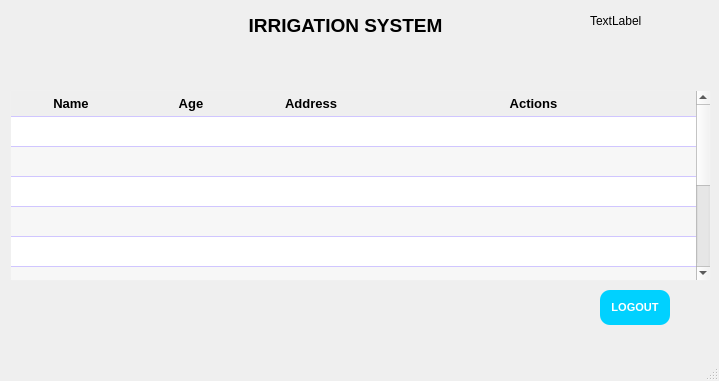
<?xml version="1.0" encoding="UTF-8"?>
<ui version="4.0">
 <class>MainWindow</class>
 <widget class="QMainWindow" name="MainWindow">
  <property name="geometry">
   <rect>
    <x>0</x>
    <y>0</y>
    <width>719</width>
    <height>381</height>
   </rect>
  </property>
  <property name="windowTitle">
   <string>MainWindow</string>
  </property>
  <widget class="QWidget" name="centralwidget">
   <widget class="QStackedWidget" name="stackedWidget">
    <property name="geometry">
     <rect>
      <x>0</x>
      <y>10</y>
      <width>711</width>
      <height>351</height>
     </rect>
    </property>
    <property name="currentIndex">
     <number>0</number>
    </property>
    <widget class="QWidget" name="page">
     <widget class="QLabel" name="label">
      <property name="geometry">
       <rect>
        <x>230</x>
        <y>0</y>
        <width>231</width>
        <height>31</height>
       </rect>
      </property>
      <property name="font">
       <font>
        <pointsize>14</pointsize>
        <weight>75</weight>
        <bold>true</bold>
       </font>
      </property>
      <property name="text">
       <string>IRRIGATION SYSTEM</string>
      </property>
      <property name="alignment">
       <set>Qt::AlignCenter</set>
      </property>
     </widget>
     <widget class="QLabel" name="lbUser">
      <property name="geometry">
       <rect>
        <x>590</x>
        <y>0</y>
        <width>81</width>
        <height>21</height>
       </rect>
      </property>
      <property name="text">
       <string>TextLabel</string>
      </property>
     </widget>
     <widget class="QTableWidget" name="tblSchedule">
      <property name="enabled">
       <bool>true</bool>
      </property>
      <property name="geometry">
       <rect>
        <x>10</x>
        <y>80</y>
        <width>701</width>
        <height>191</height>
       </rect>
      </property>
      <property name="mouseTracking">
       <bool>true</bool>
      </property>
      <property name="tabletTracking">
       <bool>true</bool>
      </property>
      <property name="focusPolicy">
       <enum>Qt::NoFocus</enum>
      </property>
      <property name="autoFillBackground">
       <bool>true</bool>
      </property>
      <property name="styleSheet">
       <string notr="true">QTableWidget {
	border-radius: 3px;
	border: 1px solid #f0f0f0;
}

QHeaderView::section {
	border: none;
	border-bottom: 1px solid #d0c6ff;
	text-align: left;
	padding: 3px 5px;
}

QTableWidget::Item {
	border-bottom: 1px solid #d0c6ff;
	color: #000;
	padding-left: 3px;
	
}</string>
      </property>
      <property name="frameShape">
       <enum>QFrame::NoFrame</enum>
      </property>
      <property name="dragDropMode">
       <enum>QAbstractItemView::DragDrop</enum>
      </property>
      <property name="alternatingRowColors">
       <bool>true</bool>
      </property>
      <property name="selectionMode">
       <enum>QAbstractItemView::SingleSelection</enum>
      </property>
      <property name="selectionBehavior">
       <enum>QAbstractItemView::SelectRows</enum>
      </property>
      <property name="showGrid">
       <bool>false</bool>
      </property>
      <property name="gridStyle">
       <enum>Qt::NoPen</enum>
      </property>
      <property name="cornerButtonEnabled">
       <bool>true</bool>
      </property>
      <property name="rowCount">
       <number>10</number>
      </property>
      <attribute name="horizontalHeaderMinimumSectionSize">
       <number>50</number>
      </attribute>
      <attribute name="horizontalHeaderDefaultSectionSize">
       <number>120</number>
      </attribute>
      <attribute name="horizontalHeaderStretchLastSection">
       <bool>true</bool>
      </attribute>
      <attribute name="verticalHeaderVisible">
       <bool>false</bool>
      </attribute>
      <attribute name="verticalHeaderMinimumSectionSize">
       <number>24</number>
      </attribute>
      <row/>
      <row/>
      <row/>
      <row/>
      <row/>
      <row/>
      <row/>
      <row/>
      <row/>
      <row/>
      <column>
       <property name="text">
        <string>Name</string>
       </property>
       <property name="font">
        <font>
         <pointsize>10</pointsize>
         <weight>75</weight>
         <bold>true</bold>
        </font>
       </property>
      </column>
      <column>
       <property name="text">
        <string>Age</string>
       </property>
       <property name="font">
        <font>
         <pointsize>10</pointsize>
         <weight>75</weight>
         <bold>true</bold>
        </font>
       </property>
      </column>
      <column>
       <property name="text">
        <string>Address</string>
       </property>
       <property name="font">
        <font>
         <pointsize>10</pointsize>
         <weight>75</weight>
         <bold>true</bold>
        </font>
       </property>
      </column>
      <column>
       <property name="text">
        <string>Actions</string>
       </property>
       <property name="font">
        <font>
         <pointsize>10</pointsize>
         <weight>75</weight>
         <bold>true</bold>
        </font>
       </property>
      </column>
     </widget>
     <widget class="QPushButton" name="btnLogout">
      <property name="geometry">
       <rect>
        <x>600</x>
        <y>280</y>
        <width>70</width>
        <height>35</height>
       </rect>
      </property>
      <property name="font">
       <font>
        <pointsize>8</pointsize>
        <weight>75</weight>
        <bold>true</bold>
       </font>
      </property>
      <property name="styleSheet">
       <string notr="true">QPushButton{
	background-color:rgb(0, 209, 255);
	border: none;
	border-radius: 10px;
	color: white;
	font-weight: bold;
}

QPushButton::hover{
	background-color:rgb(0, 170, 255);
	border-radius: 10px
}</string>
      </property>
      <property name="text">
       <string>LOGOUT</string>
      </property>
     </widget>
    </widget>
    <widget class="QWidget" name="page_2">
     <widget class="QPushButton" name="btnBack">
      <property name="geometry">
       <rect>
        <x>610</x>
        <y>310</y>
        <width>81</width>
        <height>41</height>
       </rect>
      </property>
      <property name="font">
       <font>
        <pointsize>8</pointsize>
        <weight>75</weight>
        <bold>true</bold>
       </font>
      </property>
      <property name="styleSheet">
       <string notr="true">QPushButton{
	background-color:rgb(0, 209, 255);
	border: none;
	border-radius: 10px;
	color: white;
	font-weight: bold;
}

QPushButton::hover{
	background-color:rgb(0, 170, 255);
	border-radius: 10px
}</string>
      </property>
      <property name="text">
       <string>BACK</string>
      </property>
     </widget>
     <widget class="QFrame" name="frmDays">
      <property name="geometry">
       <rect>
        <x>40</x>
        <y>170</y>
        <width>211</width>
        <height>141</height>
       </rect>
      </property>
      <property name="frameShape">
       <enum>QFrame::StyledPanel</enum>
      </property>
      <property name="frameShadow">
       <enum>QFrame::Raised</enum>
      </property>
      <widget class="QTableWidget" name="tblDays_2">
       <property name="geometry">
        <rect>
         <x>0</x>
         <y>0</y>
         <width>211</width>
         <height>131</height>
        </rect>
       </property>
       <attribute name="horizontalHeaderCascadingSectionResizes">
        <bool>true</bool>
       </attribute>
       <attribute name="horizontalHeaderDefaultSectionSize">
        <number>65</number>
       </attribute>
       <column>
        <property name="text">
         <string>Id</string>
        </property>
        <property name="font">
         <font>
          <weight>75</weight>
          <bold>true</bold>
         </font>
        </property>
        <property name="textAlignment">
         <set>AlignCenter</set>
        </property>
       </column>
       <column>
        <property name="text">
         <string>Title</string>
        </property>
        <property name="font">
         <font>
          <weight>75</weight>
          <bold>true</bold>
         </font>
        </property>
        <property name="textAlignment">
         <set>AlignCenter</set>
        </property>
       </column>
       <column>
        <property name="text">
         <string>Actions</string>
        </property>
        <property name="font">
         <font>
          <weight>75</weight>
          <bold>true</bold>
         </font>
        </property>
        <property name="textAlignment">
         <set>AlignCenter</set>
        </property>
       </column>
      </widget>
     </widget>
     <widget class="QFrame" name="frmSlots">
      <property name="geometry">
       <rect>
        <x>270</x>
        <y>170</y>
        <width>421</width>
        <height>131</height>
       </rect>
      </property>
      <property name="frameShape">
       <enum>QFrame::StyledPanel</enum>
      </property>
      <property name="frameShadow">
       <enum>QFrame::Raised</enum>
      </property>
      <widget class="QTableWidget" name="tblSlot_2">
       <property name="geometry">
        <rect>
         <x>0</x>
         <y>0</y>
         <width>421</width>
         <height>131</height>
        </rect>
       </property>
       <attribute name="horizontalHeaderDefaultSectionSize">
        <number>82</number>
       </attribute>
       <column>
        <property name="text">
         <string>Id</string>
        </property>
        <property name="font">
         <font>
          <weight>75</weight>
          <bold>true</bold>
         </font>
        </property>
        <property name="textAlignment">
         <set>AlignCenter</set>
        </property>
       </column>
       <column>
        <property name="text">
         <string>Start Time</string>
        </property>
        <property name="font">
         <font>
          <weight>75</weight>
          <bold>true</bold>
         </font>
        </property>
        <property name="textAlignment">
         <set>AlignCenter</set>
        </property>
       </column>
       <column>
        <property name="text">
         <string>End Time</string>
        </property>
        <property name="font">
         <font>
          <weight>75</weight>
          <bold>true</bold>
         </font>
        </property>
        <property name="textAlignment">
         <set>AlignCenter</set>
        </property>
       </column>
       <column>
        <property name="text">
         <string>Status</string>
        </property>
        <property name="font">
         <font>
          <weight>75</weight>
          <bold>true</bold>
         </font>
        </property>
        <property name="textAlignment">
         <set>AlignCenter</set>
        </property>
       </column>
       <column>
        <property name="text">
         <string>Action</string>
        </property>
        <property name="font">
         <font>
          <weight>75</weight>
          <bold>true</bold>
         </font>
        </property>
        <property name="textAlignment">
         <set>AlignCenter</set>
        </property>
       </column>
      </widget>
     </widget>
     <widget class="QLabel" name="label_2">
      <property name="geometry">
       <rect>
        <x>250</x>
        <y>10</y>
        <width>241</width>
        <height>41</height>
       </rect>
      </property>
      <property name="font">
       <font>
        <pointsize>14</pointsize>
        <weight>75</weight>
        <bold>true</bold>
       </font>
      </property>
      <property name="text">
       <string>SCHEDULE DETAILS</string>
      </property>
      <property name="alignment">
       <set>Qt::AlignCenter</set>
      </property>
     </widget>
     <widget class="QGroupBox" name="groupBox">
      <property name="geometry">
       <rect>
        <x>90</x>
        <y>50</y>
        <width>541</width>
        <height>111</height>
       </rect>
      </property>
      <property name="title">
       <string/>
      </property>
      <property name="flat">
       <bool>false</bool>
      </property>
      <widget class="QWidget" name="horizontalLayoutWidget_2">
       <property name="geometry">
        <rect>
         <x>10</x>
         <y>10</y>
         <width>521</width>
         <height>91</height>
        </rect>
       </property>
       <layout class="QHBoxLayout" name="horizontalLayout_2">
        <item>
         <widget class="QFrame" name="frame_3">
          <property name="frameShape">
           <enum>QFrame::StyledPanel</enum>
          </property>
          <property name="frameShadow">
           <enum>QFrame::Raised</enum>
          </property>
          <widget class="QLabel" name="label_6">
           <property name="geometry">
            <rect>
             <x>20</x>
             <y>0</y>
             <width>47</width>
             <height>13</height>
            </rect>
           </property>
           <property name="font">
            <font>
             <pointsize>10</pointsize>
             <weight>75</weight>
             <bold>true</bold>
            </font>
           </property>
           <property name="text">
            <string>Title</string>
           </property>
          </widget>
          <widget class="QLabel" name="lblTitle_2">
           <property name="geometry">
            <rect>
             <x>10</x>
             <y>20</y>
             <width>231</width>
             <height>31</height>
            </rect>
           </property>
           <property name="text">
            <string/>
           </property>
          </widget>
          <widget class="QCheckBox" name="chbxActive_2">
           <property name="enabled">
            <bool>false</bool>
           </property>
           <property name="geometry">
            <rect>
             <x>90</x>
             <y>60</y>
             <width>16</width>
             <height>17</height>
            </rect>
           </property>
           <property name="text">
            <string/>
           </property>
          </widget>
          <widget class="QLabel" name="label_7">
           <property name="geometry">
            <rect>
             <x>20</x>
             <y>60</y>
             <width>61</width>
             <height>21</height>
            </rect>
           </property>
           <property name="font">
            <font>
             <pointsize>10</pointsize>
             <weight>75</weight>
             <bold>true</bold>
            </font>
           </property>
           <property name="text">
            <string>Active</string>
           </property>
          </widget>
         </widget>
        </item>
        <item>
         <widget class="QFrame" name="frame_4">
          <property name="frameShape">
           <enum>QFrame::StyledPanel</enum>
          </property>
          <property name="frameShadow">
           <enum>QFrame::Raised</enum>
          </property>
          <property name="lineWidth">
           <number>2</number>
          </property>
          <widget class="QLabel" name="label_8">
           <property name="geometry">
            <rect>
             <x>16</x>
             <y>0</y>
             <width>91</width>
             <height>21</height>
            </rect>
           </property>
           <property name="font">
            <font>
             <pointsize>9</pointsize>
             <weight>75</weight>
             <bold>true</bold>
            </font>
           </property>
           <property name="text">
            <string>Description</string>
           </property>
          </widget>
          <widget class="QLabel" name="lblDescription_2">
           <property name="geometry">
            <rect>
             <x>16</x>
             <y>30</y>
             <width>231</width>
             <height>31</height>
            </rect>
           </property>
           <property name="text">
            <string/>
           </property>
          </widget>
         </widget>
        </item>
       </layout>
      </widget>
     </widget>
    </widget>
   </widget>
  </widget>
  <widget class="QStatusBar" name="statusbar"/>
 </widget>
 <resources/>
 <connections/>
</ui>
